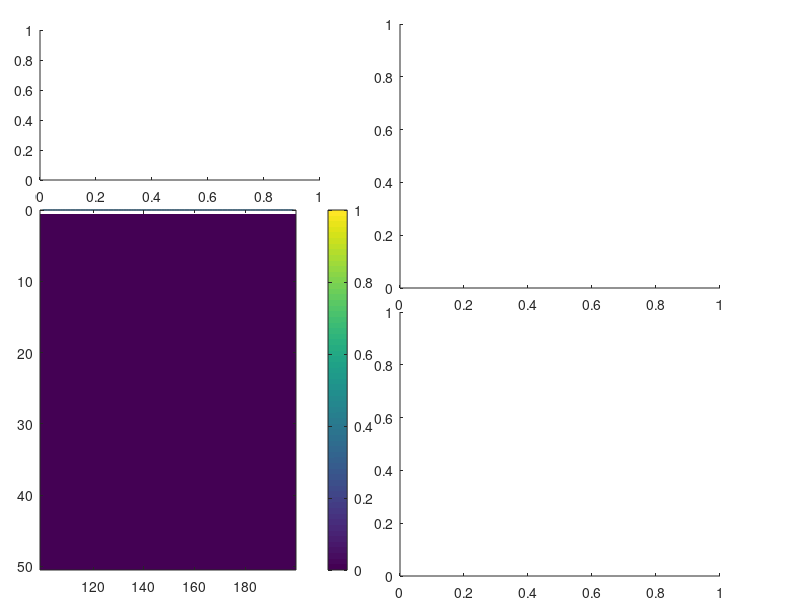

The MATLAB script that drew this image:
function testRenderDataMovieWiggle()

% The movies produced by renderDataMovie() had their axes change width as tick labels entered from the right,
% this is the best workaround we've found so far

hfig=figure();
set(hfig,'Position',[0 50 1000 700]);
haxesData=axes('Position',[.05 .05 .4 .6]);
haxesMovie=axes('Position',[.05 .7 .35 .25]);
haxesT2W=axes('Position',[.5 .52 .4 .44]);
haxesP20GSW=axes('Position',[.5 .04 .4 .44]);

for i=1:100
    frames=i:i+100-1;
    cla(haxesData,'reset');
    image(zeros(50,50),'Parent',haxesData,'XData',[frames(1) frames(end)],'YData',[1 50]);
    colorbar('peer',haxesData);
    hold(haxesData,'on');
    plot(haxesData,frames,zeros(length(frames),1));
    xticks=get(haxesData,'XTick');
    set(haxesData,'XTick',xticks(2:end-1));
    drawnow;
    %get(haxesData,'Position')
    %get(haxesData,'OuterPosition')
    %xlim
    %get(haxesData)
    pause(.3);
end
